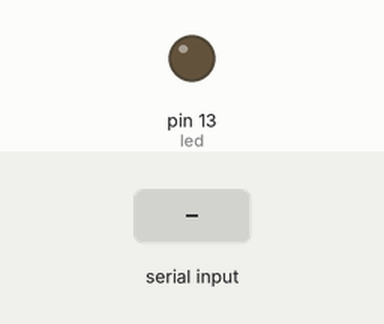
A sketch run on a simulated Arduino Uno, built with avr-gcc and run on an emulated ATmega328P. Shown: output pins drawn as LEDs (lit = HIGH). The test bench sets the inputs (shaded band).

Above: at 1.2 s.
1.3 s: "1" received over the second serial link
At 1.6 s:
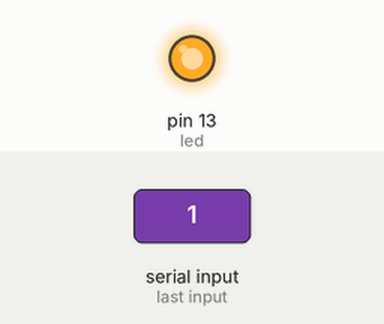
2.8 s: "2" received over the second serial link
At 4.0 s:
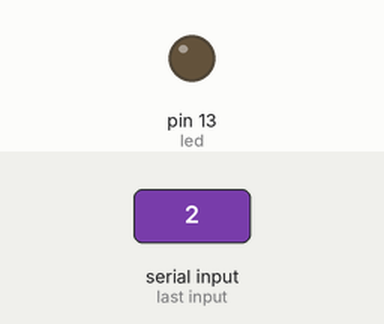
Timing chart, 0 to 5.8 s (numbered marks = the images above; inputs shaded):
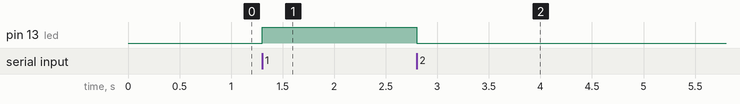

The sketch:

v.2.ino
```cpp
/*
 rograma que permite establecer una comunicacion con el modulo Bluetooth HC-05
 y encendero y apagar el led 13 que viene integrado al arduino
 */
#include <SoftwareSerial.h>// libreria que permite establecer pines digitales  para comunicacion serie

SoftwareSerial mibt(10,11);// pin 10 como RX, pin 11 como TX

int led = 13;
char dato = 0;

void setup()
{
  pinMode(led,OUTPUT);
  mibt.begin(38400);// comunicacion serie entre Arduino y el modulo a 38400 bps
}
void loop()
{
  if (mibt.available()){
    dato = mibt.read();
    if(dato == '1')
    digitalWrite(led,HIGH);

    if(dato == '2')
    digitalWrite(led,LOW);
  }
}
```

Measured:
- after the input at 1.3 s, pin 13 (led): LOW → HIGH at once
- after the input at 2.8 s, pin 13 (led): HIGH → LOW at once
